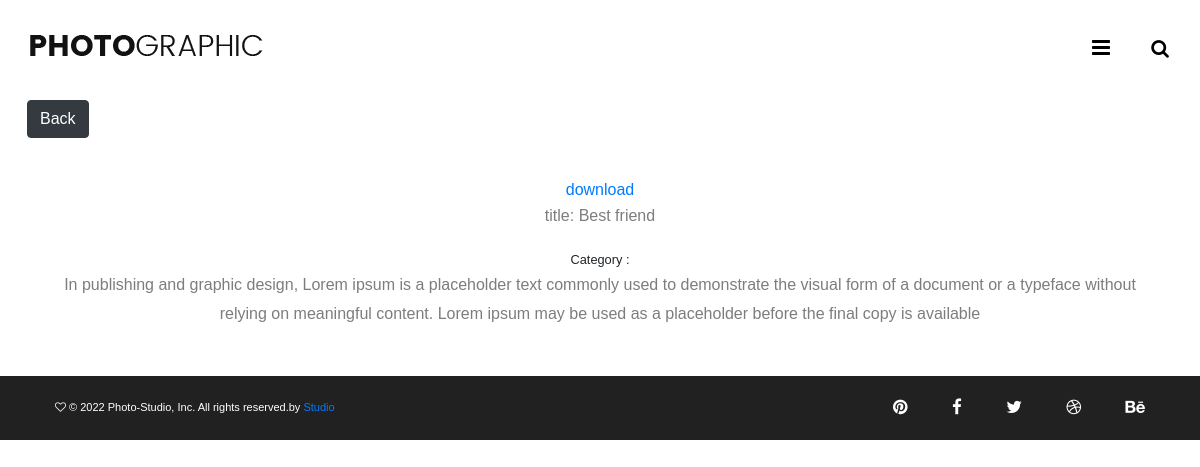
The page /photo/1 on the database its author committed.
### photos/models.py (models this page shows, shortened)
class Photo(models.Model):
    title = models.CharField(max_length=255, null=True, blank=True )
    category = models.ForeignKey(Category, on_delete=models.SET_NULL, null=True, blank=True)
    image = models.ImageField(null=False, blank=False)
    description= models.TextField(max_length=255, null = False, blank =False)
    posted_at= models.DateTimeField(auto_now_add=True, null=True, blank=True)

### photos/views.py (the view)
# urls.py: path('photo/<str:pk>', views.viewPhoto, name='photo'),
def viewPhoto(request, pk):
    photo = Photo.objects.get(id=pk)
    return render(request, 'photos/photo.html', {'photo': photo})

### photos/templates/photos/photo.html (shortened to what this page needs)
{% extends "photos/base.html" %}
{% block content%}
    <div class="container body-margin">
        <div class="row justify-content-center">
            <div class="col">
                <a class="btn btn-dark my-3" href="{% url 'gallery' %}">Back</a>
                <div class="view-img text-center">
                    <div class="container mb-5">
                         <a download href="{{photo.image.url}}"> download</a>
                        <p>title: {{ photo.title }} </p>
                        <small>Category : {{ photo.name }}</small>
                        <p class=" ">{{photo.description}}</p>
                    </div>
                </div>
            </div>
        </div>
    </div>
    {% endblock content%}

### static/css/style.css (style rules this page uses)
html, body { height: 100%; font-family: "Poppins", sans-serif; -webkit-font-smoothing: antialiased; font-smoothing: antialiased; }
p { font-size: 16px; color: #7d7d7d; line-height: 1.8; }
@media (min-width: 1200px) { .container { max-width: 1176px; } }

### rows shown on the page
Photo: title "Best friend", description "In publishing and graphic design, Lorem ipsum is a placeholder text commonly used to demonstrate the visual form of a document or a typeface without relying on meaningful content. Lorem ipsum may be used as a placeholder before the final copy is available"
